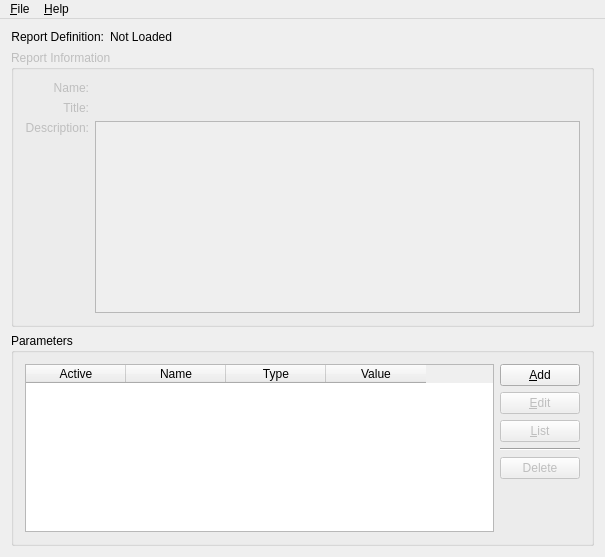
<?xml version="1.0" encoding="UTF-8"?>
<ui version="4.0">
 <comment> * OpenRPT report writer and rendering engine
 * Copyright (C) 2001-2008 by OpenMFG, LLC
 *
 * This library is free software; you can redistribute it and/or
 * modify it under the terms of the GNU Lesser General Public
 * License as published by the Free Software Foundation; either
 * version 2.1 of the License, or (at your option) any later version.
 *
 * This library is distributed in the hope that it will be useful,
 * but WITHOUT ANY WARRANTY; without even the implied warranty of
 * MERCHANTABILITY or FITNESS FOR A PARTICULAR PURPOSE. See the GNU
 * Lesser General Public License for more details.
 *
 * You should have received a copy of the GNU Lesser General Public
 * License along with this library; if not, write to the Free Software
 * Foundation, Inc., 59 Temple Place, Suite 330, Boston, MA 02111-1307 USA
 * Please contact info@openmfg.com with any questions on this license.</comment>
 <class>RenderWindow</class>
 <widget class="QMainWindow" name="RenderWindow">
  <property name="geometry">
   <rect>
    <x>0</x>
    <y>0</y>
    <width>605</width>
    <height>557</height>
   </rect>
  </property>
  <property name="windowTitle">
   <string>OpenRPT Renderer</string>
  </property>
  <property name="windowIcon">
   <iconset>
    <normaloff/>
   </iconset>
  </property>
  <widget class="QWidget" name="widget">
   <layout class="QVBoxLayout" name="verticalLayout">
    <item>
     <layout class="QHBoxLayout">
      <property name="spacing">
       <number>6</number>
      </property>
      <property name="margin">
       <number>0</number>
      </property>
      <item>
       <widget class="QLabel" name="_reportLbl">
        <property name="text">
         <string>Report Definition:</string>
        </property>
        <property name="alignment">
         <set>Qt::AlignRight|Qt::AlignTrailing|Qt::AlignVCenter</set>
        </property>
       </widget>
      </item>
      <item>
       <widget class="QLabel" name="_report">
        <property name="sizePolicy">
         <sizepolicy hsizetype="Expanding" vsizetype="Preferred">
          <horstretch>0</horstretch>
          <verstretch>0</verstretch>
         </sizepolicy>
        </property>
        <property name="text">
         <string>Not Loaded</string>
        </property>
       </widget>
      </item>
     </layout>
    </item>
    <item>
     <widget class="QGroupBox" name="_reportInfo">
      <property name="enabled">
       <bool>false</bool>
      </property>
      <property name="title">
       <string>Report Information</string>
      </property>
      <layout class="QGridLayout">
       <property name="margin">
        <number>11</number>
       </property>
       <property name="spacing">
        <number>6</number>
       </property>
       <item row="2" column="1">
        <widget class="QTextEdit" name="_reportDescription">
         <property name="enabled">
          <bool>false</bool>
         </property>
         <property name="sizePolicy">
          <sizepolicy hsizetype="Expanding" vsizetype="Minimum">
           <horstretch>0</horstretch>
           <verstretch>0</verstretch>
          </sizepolicy>
         </property>
         <property name="readOnly">
          <bool>true</bool>
         </property>
        </widget>
       </item>
       <item row="2" column="0">
        <widget class="QLabel" name="_reportDescriptionLbl">
         <property name="text">
          <string>Description:</string>
         </property>
         <property name="alignment">
          <set>Qt::AlignRight|Qt::AlignTop|Qt::AlignTrailing</set>
         </property>
         <property name="buddy">
          <cstring>_reportDescription</cstring>
         </property>
        </widget>
       </item>
       <item row="0" column="0">
        <widget class="QLabel" name="_reportNameLbl">
         <property name="text">
          <string>Name:</string>
         </property>
         <property name="alignment">
          <set>Qt::AlignRight|Qt::AlignTrailing|Qt::AlignVCenter</set>
         </property>
        </widget>
       </item>
       <item row="1" column="1">
        <widget class="QLabel" name="_reportTitle">
         <property name="text">
          <string/>
         </property>
        </widget>
       </item>
       <item row="0" column="1">
        <widget class="QLabel" name="_reportName">
         <property name="text">
          <string/>
         </property>
        </widget>
       </item>
       <item row="1" column="0">
        <widget class="QLabel" name="_reportTitleLbl">
         <property name="text">
          <string>Title:</string>
         </property>
         <property name="alignment">
          <set>Qt::AlignRight|Qt::AlignTrailing|Qt::AlignVCenter</set>
         </property>
        </widget>
       </item>
      </layout>
     </widget>
    </item>
    <item>
     <widget class="QGroupBox" name="groupBox1">
      <property name="title">
       <string>Parameters</string>
      </property>
      <layout class="QHBoxLayout" name="horizontalLayout">
       <item>
        <widget class="QTableWidget" name="_table">
         <property name="editTriggers">
          <set>QAbstractItemView::NoEditTriggers</set>
         </property>
         <column>
          <property name="text">
           <string>Active</string>
          </property>
         </column>
         <column>
          <property name="text">
           <string>Name</string>
          </property>
         </column>
         <column>
          <property name="text">
           <string>Type</string>
          </property>
         </column>
         <column>
          <property name="text">
           <string>Value</string>
          </property>
         </column>
        </widget>
       </item>
       <item>
        <layout class="QVBoxLayout">
         <property name="spacing">
          <number>6</number>
         </property>
         <property name="margin">
          <number>0</number>
         </property>
         <item>
          <widget class="QPushButton" name="_add">
           <property name="text">
            <string>&amp;Add</string>
           </property>
           <property name="shortcut">
            <string>Alt+A</string>
           </property>
          </widget>
         </item>
         <item>
          <widget class="QPushButton" name="_edit">
           <property name="enabled">
            <bool>false</bool>
           </property>
           <property name="text">
            <string>&amp;Edit</string>
           </property>
           <property name="shortcut">
            <string>Alt+E</string>
           </property>
          </widget>
         </item>
         <item>
          <widget class="QPushButton" name="_list">
           <property name="enabled">
            <bool>false</bool>
           </property>
           <property name="text">
            <string>&amp;List</string>
           </property>
           <property name="shortcut">
            <string>Alt+L</string>
           </property>
          </widget>
         </item>
         <item>
          <widget class="Line" name="line2">
           <property name="frameShape">
            <enum>QFrame::HLine</enum>
           </property>
           <property name="frameShadow">
            <enum>QFrame::Sunken</enum>
           </property>
           <property name="orientation">
            <enum>Qt::Horizontal</enum>
           </property>
          </widget>
         </item>
         <item>
          <widget class="QPushButton" name="_delete">
           <property name="enabled">
            <bool>false</bool>
           </property>
           <property name="text">
            <string>Delete</string>
           </property>
           <property name="shortcut">
            <string/>
           </property>
          </widget>
         </item>
         <item>
          <spacer>
           <property name="orientation">
            <enum>Qt::Vertical</enum>
           </property>
           <property name="sizeType">
            <enum>QSizePolicy::Expanding</enum>
           </property>
           <property name="sizeHint" stdset="0">
            <size>
             <width>20</width>
             <height>0</height>
            </size>
           </property>
          </spacer>
         </item>
        </layout>
       </item>
      </layout>
     </widget>
    </item>
   </layout>
  </widget>
  <widget class="QMenuBar" name="MenuBar">
   <property name="geometry">
    <rect>
     <x>0</x>
     <y>0</y>
     <width>605</width>
     <height>26</height>
    </rect>
   </property>
   <widget class="QMenu" name="helpMenu">
    <property name="title">
     <string>&amp;Help</string>
    </property>
    <addaction name="helpAboutAction"/>
   </widget>
   <widget class="QMenu" name="fileMenu">
    <property name="title">
     <string>&amp;File</string>
    </property>
    <addaction name="fileOpenAction"/>
    <addaction name="fileLoadFromDB"/>
    <addaction name="separator"/>
    <addaction name="filePrintPreviewAction"/>
    <addaction name="filePrintAction"/>
    <addaction name="filePrintToPDFAction"/>
    <addaction name="separator"/>
    <addaction name="fileExitAction"/>
   </widget>
   <addaction name="fileMenu"/>
   <addaction name="separator"/>
   <addaction name="helpMenu"/>
  </widget>
  <action name="fileOpenAction">
   <property name="icon">
    <iconset>
     <normaloff>image1</normaloff>image1</iconset>
   </property>
   <property name="text">
    <string>&amp;Open...</string>
   </property>
   <property name="iconText">
    <string>Open</string>
   </property>
   <property name="shortcut">
    <string>Ctrl+O</string>
   </property>
  </action>
  <action name="filePrintAction">
   <property name="icon">
    <iconset>
     <normaloff>image2</normaloff>image2</iconset>
   </property>
   <property name="text">
    <string>&amp;Print...</string>
   </property>
   <property name="iconText">
    <string>Print</string>
   </property>
   <property name="shortcut">
    <string>Ctrl+P</string>
   </property>
  </action>
  <action name="fileExitAction">
   <property name="text">
    <string>E&amp;xit</string>
   </property>
   <property name="iconText">
    <string>Exit</string>
   </property>
   <property name="shortcut">
    <string/>
   </property>
  </action>
  <action name="helpAboutAction">
   <property name="text">
    <string>&amp;About</string>
   </property>
   <property name="iconText">
    <string>About</string>
   </property>
   <property name="shortcut">
    <string/>
   </property>
  </action>
  <action name="filePrintToPDFAction">
   <property name="text">
    <string>Print to PDF...</string>
   </property>
  </action>
  <action name="fileLoadFromDB">
   <property name="text">
    <string>Load from Database...</string>
   </property>
  </action>
  <action name="filePrintPreviewAction">
   <property name="text">
    <string>Print Preview...</string>
   </property>
  </action>
 </widget>
 <layoutdefault spacing="6" margin="11"/>
 <tabstops>
  <tabstop>_reportDescription</tabstop>
  <tabstop>_add</tabstop>
  <tabstop>_edit</tabstop>
  <tabstop>_list</tabstop>
  <tabstop>_delete</tabstop>
 </tabstops>
 <includes>
  <include location="global">qdom.h</include>
  <include location="global">qmap.h</include>
  <include location="global">qvariant.h</include>
  <include location="global">parameter.h</include>
 </includes>
 <resources/>
 <connections/>
</ui>
